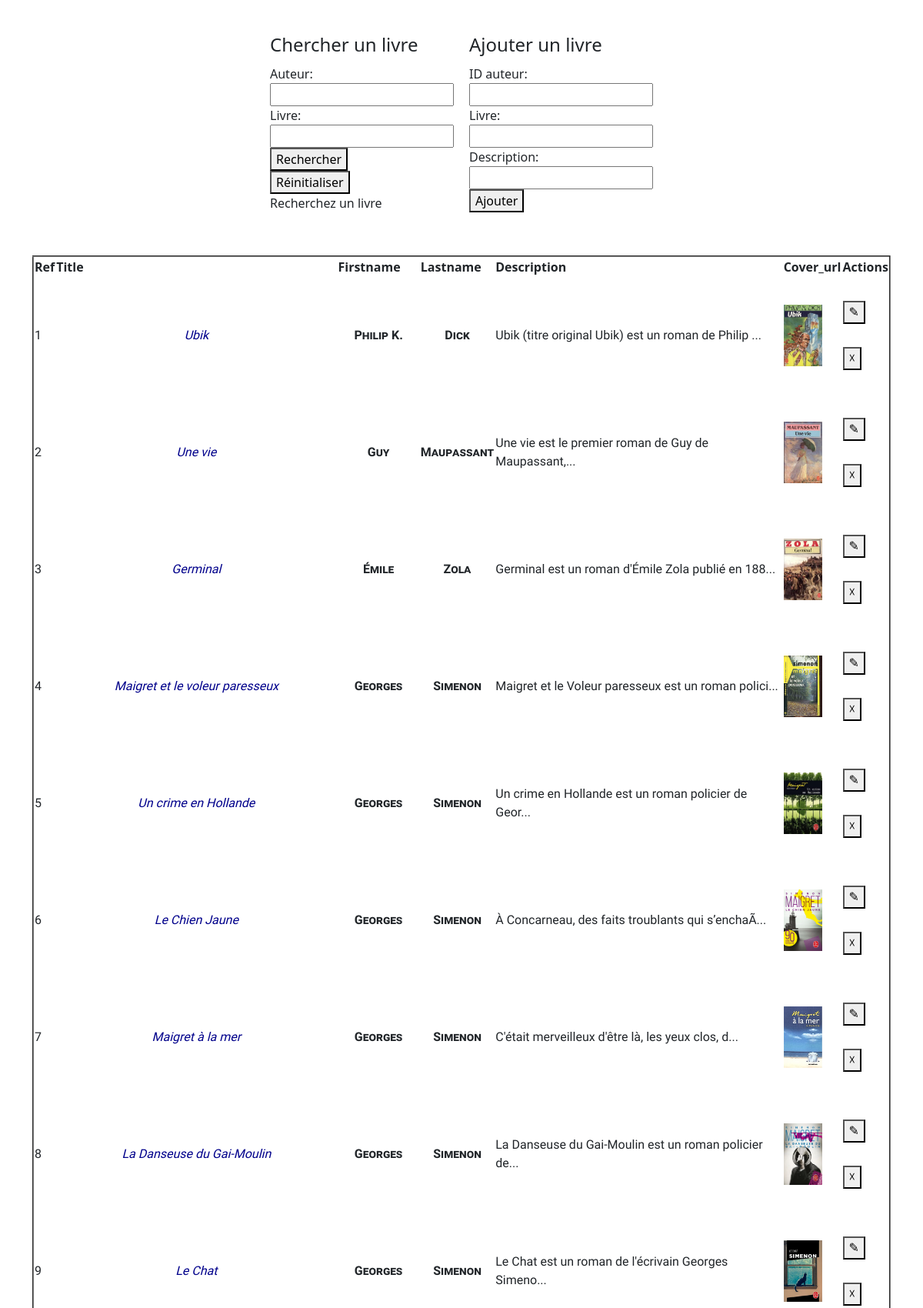
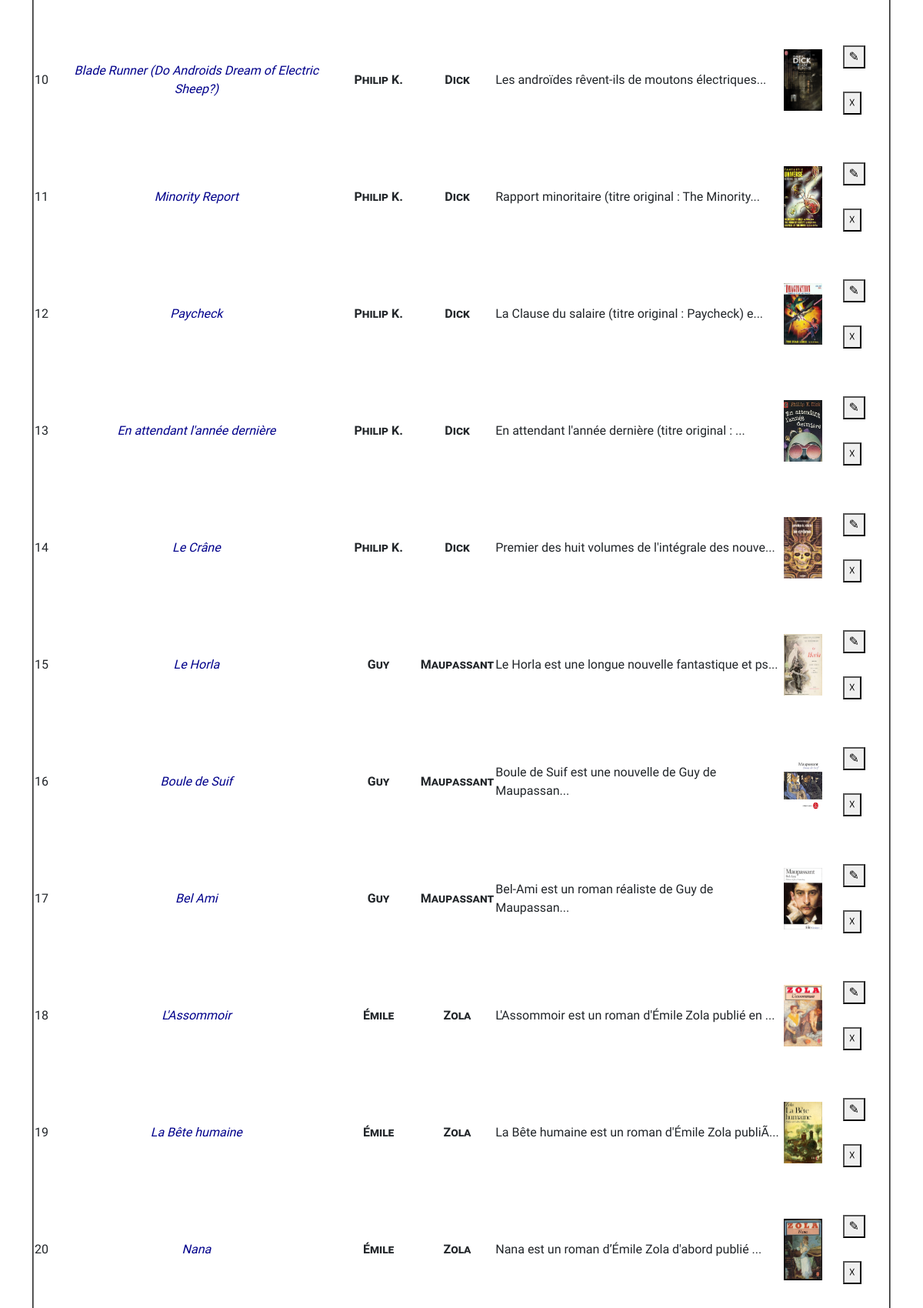
Page /liste.php (upper part) on the committed database (2 pictures, top to bottom).
### tables this page shows
CREATE TABLE `books` (
  `ref` int(10) UNSIGNED NOT NULL,
  `title` varchar(60) NOT NULL DEFAULT '',
  `author_id` int(10) UNSIGNED NOT NULL,
  `description` text DEFAULT NULL,
  `cover_url` varchar(255) DEFAULT NULL
);

CREATE TABLE `authors` (
  `id` int(10) UNSIGNED NOT NULL,
  `lastname` varchar(30) NOT NULL DEFAULT '',
  `firstname` varchar(30) NOT NULL DEFAULT '',
  `nationality` varchar(30) NOT NULL DEFAULT ''
);

### liste.php (the view, shortened to what this page needs)
<?php
$alert="";
$livres = [];
$infosRecherche = [];
$link = @mysqli_connect(HOSTNAME, USERNAME, PASSWORD, DATABASE);
if(!mysqli_connect_error()) {
	if(isset($_GET['btSearch'])) {
		if(!empty($_GET['auteur'] && $_GET['livre'])) {
			$auteur = $_GET['auteur'];
			$livre = $_GET['livre'];
			$rechercher = "SELECT ref, title, firstname, lastname, description, cover_url
			FROM books, authors
			WHERE books.author_id = authors.id
			AND title ='$livre'
			AND lastname = '$auteur'
			OR title ='$livre'
			AND firstname = '$auteur'
			;";
			$resultRecherche = mysqli_query($link,$rechercher);
			if($resultRecherche) {
				while($infoRecherche = mysqli_fetch_assoc($resultRecherche)) {
					$infosRecherche [] = $infoRecherche;
				}
				if(sizeof($infosRecherche)>=1) {
					$recherche = $infosRecherche[0];
				} $alert = "Le livre et/ou l'auteur est mal orthographié";
				mysqli_free_result($resultRecherche);
			}
		} else $alert = "Veuillez spécifier l'auteur et le titre du livre, svp";
	} else {
			$alert = "Recherchez un livre";
	}
	$query = "SELECT ref, title, firstname, lastname, description, cover_url
			FROM books, authors
			WHERE books.author_id = authors.id
			ORDER BY ref ASC
			;";
	$result = mysqli_query($link,$query);
	if($result) {
		while($livre = mysqli_fetch_assoc($result)) {
			array_push($livres,$livre);
		}
	$tableauInfos = mysqli_fetch_fields($result);
	} else $message = "Echec lors de l'envoie de la requête.";
} else  {
	$message = "Echec de connexion à la base de données. Code d'erreur: ".mysqli_connect_errno();
}
?>
<!DOCTYPE html>
<html lang="fr">
<head>
    <link href="https://cdn.jsdelivr.net/npm/bootstrap@5.0.0-beta2/dist/css/bootstrap.min.css" rel="stylesheet"
>
    <link rel="stylesheet" href="style.css">
</head>
<body>
    <div>
        <section class="container">
            <form id="rechercher" method="get" action="<?php echo $_SERVER['PHP_SELF']?>" style="padding: 10px;">
                <fieldset id="containerFrm">
                    <legend>Chercher un livre</legend>
                    <label for="auteur">Auteur:</label>
                    <input type="text" id="auteur" name="auteur">
                    <label for="livre">Livre:</label>
                    <input type="text" id="livre" name="livre">
                    <button name="btSearch">Rechercher</button>
                    <button type="reset">Réinitialiser</button>
                </fieldset>
                <p><?php echo $alert ?></p>
            </form>
            <form id="ajouter" method="POST" action="<?php echo $_SERVER['PHP_SELF']?>" style="padding: 10px;">
                <fieldset id="containerFrm">
                    <legend>Ajouter un livre</legend>
                    <label for="new_author">ID auteur:</label>
                    <input type="number" id="new_author" name="new_author">
                    <label for="new_book">Livre:</label>
                    <input type="text" id="new_book" name="new_book">
                    <label for="new_description">Description:</label>
                    <input type="text" id="new_description" name="new_description">
                    <button name="addBook">Ajouter</button>
                </fieldset>
            </form>
        </section>
        <section class="container">
            <table border="2">
                <thead>
                    <tr>
                        <?php if(@$tableauInfos):?>
                        <?php for($i = 0; $i<sizeof($tableauInfos); $i++):?>
                        <th><?= ucfirst($tableauInfos[$i]->name);?></th>
                        <?php endfor ; ?>
                        <?php endif?>
                        <th>Actions</th>
                </thead>
                <tbody>
                    <?php if(!empty($recherche)):?>
                    <tr>
                        <td><?php $recherche['ref'];?></td>
                        <td><?php echo $recherche['title']?></td>
                        <td><?php echo $recherche['firstname']?></td>
                        <td><?php echo $recherche['lastname']?></td>
                        <td><?php echo substr($recherche['description'],0,50)."...";?></td>
                        <td><img src="<?php echo "biblioweb-covers/".$recherche['cover_url']?>" width="50" height="80">
                        </td>
                    </tr>
                    <?php else :?>
                    <?php foreach($livres as $livre):?>
                    <tr>
                        <td><?php echo $livre['ref'];?></td>
                        <td class="book-title"><?php echo $livre['title']?></td>
                        <td class="author"><?php echo $livre['firstname']?></td>
                        <td class="author"><?php echo $livre['lastname']?></td>
                        <td><?php echo substr($livre['description'],0,50)."..."; ?></td>
                        <td><img src="<?php echo "biblioweb-covers/".$livre['cover_url']?>" width="50" height="80"></td>
                        <td>
                            <form method="post" action="edit.php">
                                <button name="btEdit">&#9998;</button>
                            </form>
                            <form method="post" action="<?php echo $_SERVER['PHP_SELF']?>">
                                <button name="btDelete">&#9747;</button>
                            </form>
                        </td>
                    </tr>
                    <?php endforeach ; ?>
                    <?php endif ; ?>
                </tbody>
            </table>
        </section>
</body>
</html>

### style.css (style rules this page uses)
.container { display : flex; flex-direction : row; justify-content : center; }
#containerFrm { display : flex; flex-direction : column; justify-content : center; align-items : flex-start; max-width : 400px; }
td { font-family: 'Gentium Book Basic', serif; color:"blue"; }
form { margin:30px 0; }

### rows in the picture
books: ref "1", title "Ubik", author.firstname "Philip K.", author.lastname "Dick", description "Ubik (titre original Ubik) est un roman de Philip", cover_url (picture)
books: ref "2", title "Une vie", author.firstname "Guy", author.lastname "Maupassant", description "Une vie est le premier roman de Guy de Maupassant,", cover_url (picture)
books: ref "3", title "Germinal", author.firstname "Émile", author.lastname "Zola", description "Germinal est un roman d'Émile Zola publié en 188", cover_url (picture)
books: ref "4", title "Maigret et le voleur paresseux", author.firstname "Georges", author.lastname "Simenon", description "Maigret et le Voleur paresseux est un roman polici", cover_url (picture)
books: ref "5", title "Un crime en Hollande", author.firstname "Georges", author.lastname "Simenon", description "Un crime en Hollande est un roman policier de Geor", cover_url (picture)
books: ref "6", title "Le Chien Jaune", author.firstname "Georges", author.lastname "Simenon", description "À Concarneau, des faits troublants qui s’enchaÃ", cover_url (picture)
books: ref "7", title "Maigret à la mer", author.firstname "Georges", author.lastname "Simenon", description "C'était merveilleux d'être là, les yeux clos, d", cover_url (picture)
books: ref "8", title "La Danseuse du Gai-Moulin", author.firstname "Georges", author.lastname "Simenon", description "La Danseuse du Gai-Moulin est un roman policier de", cover_url (picture)
books: ref "9", title "Le Chat", author.firstname "Georges", author.lastname "Simenon", description "Le Chat est un roman de l'écrivain Georges Simeno", cover_url (picture)
books: ref "10", title "Blade Runner (Do Androids Dream of Electric Sheep?)", author.firstname "Philip K.", author.lastname "Dick", description "Les androïdes rêvent-ils de moutons électriques", cover_url (picture)
books: ref "11", title "Minority Report", author.firstname "Philip K.", author.lastname "Dick", description "Rapport minoritaire (titre original : The Minority", cover_url (picture)
books: ref "12", title "Paycheck", author.firstname "Philip K.", author.lastname "Dick", description "La Clause du salaire (titre original : Paycheck) e", cover_url (picture)
books: ref "13", title "En attendant l'année dernière", author.firstname "Philip K.", author.lastname "Dick", description "En attendant l'année dernière (titre original :", cover_url (picture)
books: ref "14", title "Le Crâne", author.firstname "Philip K.", author.lastname "Dick", description "Premier des huit volumes de l'intégrale des nouve", cover_url (picture)
books: ref "15", title "Le Horla", author.firstname "Guy", author.lastname "Maupassant", description "Le Horla est une longue nouvelle fantastique et ps", cover_url (picture)
books: ref "16", title "Boule de Suif", author.firstname "Guy", author.lastname "Maupassant", description "Boule de Suif est une nouvelle de Guy de Maupassan", cover_url (picture)
books: ref "17", title "Bel Ami", author.firstname "Guy", author.lastname "Maupassant", description "Bel-Ami est un roman réaliste de Guy de Maupassan", cover_url (picture)
books: ref "18", title "L'Assommoir", author.firstname "Émile", author.lastname "Zola", description "L'Assommoir est un roman d'Émile Zola publié en", cover_url (picture)
books: ref "19", title "La Bête humaine", author.firstname "Émile", author.lastname "Zola", description "La Bête humaine est un roman d'Émile Zola publiÃ", cover_url (picture)
books: ref "20", title "Nana", author.firstname "Émile", author.lastname "Zola", description "Nana est un roman d’Émile Zola d'abord publié", cover_url (picture)

### other values in the picture
$alert "Recherchez un livre"
$tableauInfos[$i]->name "Ref"
$tableauInfos[$i]->name "Title"
$tableauInfos[$i]->name "Firstname"
$tableauInfos[$i]->name "Lastname"
$tableauInfos[$i]->name "Description"
$tableauInfos[$i]->name "Cover_url"
